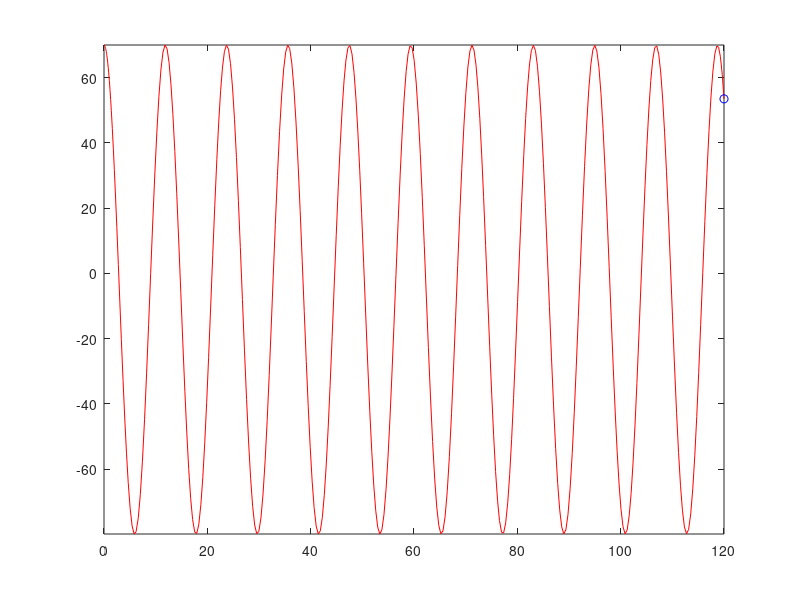

Here is the MATLAB script that generated this plot:
function [ T, R ] = firstPassBungee()
%Ideal Spring, no drag
k = 16.8; %Spring constant of the bungee cord N/m
lo = 30;%Resting length of the cord with no mass on it m
y = 70; %Current height of the jumper m
startH = y; %Starting height of the jumper m
vy = 0; %Current velocity of the jumper m/s
g = 9.8; %Acceleration due to gravity m/s^2
mass1 = 60; %Mass of jumper kg
restingL = lo +((mass1*g)/k); %Resting length of cord with mass on it m

Data = [y, vy];

function res = changingValues(~, Data)
    y = Data(1);
    vy = Data(2);
    dydt = vy;
    dvydt = (-(mass1*g)- (k *(y - lo)))/mass1;
    res = [dydt; dvydt];
end
[T, R] = ode45(@changingValues, [0 120], Data);

Y = R(:,1);
comet(T,Y);
end
%Constants
% 
%
% 
% 
% A = 0; %Cross-sectional area of human lying down (m^2)
% rho = 1.2; %Density of air (kg/m^3)
% g = 9.81; %Gravity acceleration (m/sec^2)
% Cd = 44.4; %Drag coeffiecent of human lying down (unitless)(data from Google Drive)
% h = 91.44; %Height of bridge (m) (Sacramento California)
% 
% 
% 
% 
% L0 = 45
% k = 52.2; %Starting k value for bungee (N/kg)
